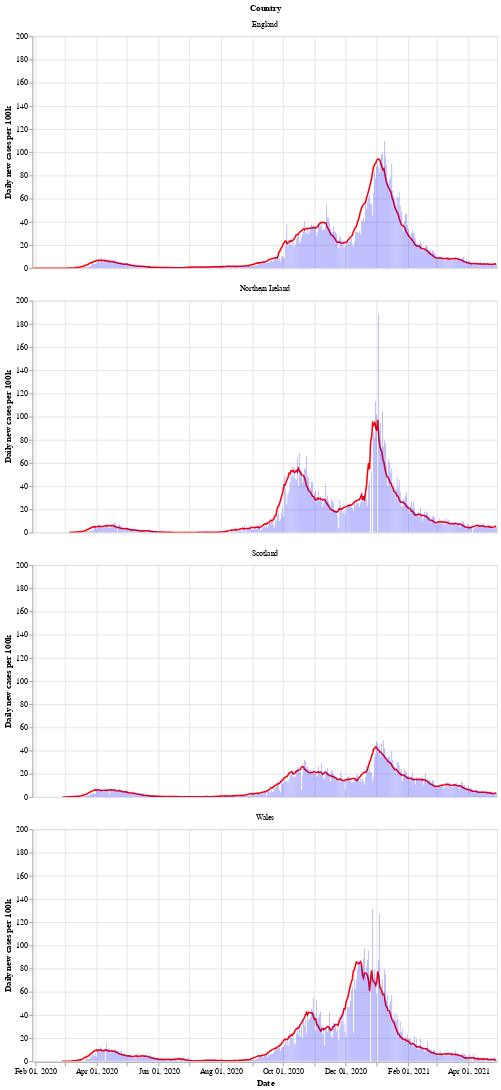

Notebook code for this chart:
### Markdown cell above
Next is a bar chart of the number of new cases in each country (per 100k population), with the 7 day moving average of cases. Again we see that Wales saw a longer period of raising and falling cases compared to the other countries.

After a period of cases falling, each nation is now seeing a rise in the number of cases - especially in Wales.

### Code cell
# collapse
bars = alt.Chart(uk_cases).mark_bar().encode(
    x=alt.X("yearmonthdate(date):T", axis=alt.Axis(title='Date')),
    y=alt.Y("newCasesRate:Q", axis=alt.Axis(title='Daily new cases per 100k')),
    tooltip='newCasesRate',
    color=alt.condition(
        alt.datum.dailyChange > 0,
        alt.value("orange"),  # The positive color
        alt.value("blue")  # The negative color
    )
).properties(title='New cases per 100k population with rolling 7 day average', width=600).interactive()
line = alt.Chart(uk_cases).mark_line(
    color='red',
    size=2,
).transform_window(
    rolling_mean='mean(newCasesRate)',
    frame=[0, 7],
    groupby=['areaName']
).encode(
    x='yearmonthdate(date):T',
    y='rolling_mean:Q'
)
alt.layer(line, bars, data=uk_cases).facet(alt.Row('areaName', title='Country'), columns=1)

### Figure 1 — Vega-Lite specification as saved in the notebook (floating-point values rounded to 4 significant figures; data arrays with more than 128 entries replaced by an {"elided": "..."} marker saying what was removed)
{"config": {"view": {"continuousWidth": 400, "continuousHeight": 300}}, "data": {"name": "data-148bb727f53daa081a5586965e0f93aa"}, "facet": {"type": "nominal", "field": "areaName", "title": "Country"}, "spec": {"layer": [{"mark": {"type": "line", "color": "red", "size": 2}, "encoding": {"x": {"type": "temporal", "field": "date", "timeUnit": "yearmonthdate"}, "y": {"type": "quantitative", "field": "rolling_mean"}}, "transform": [{"window": [{"op": "mean", "field": "newCasesRate", "as": "rolling_mean"}], "frame": [0, 7], "groupby": ["areaName"]}]}, {"mark": "bar", "encoding": {"color": {"condition": {"value": "orange", "test": "(datum.dailyChange > 0)"}, "value": "blue"}, "tooltip": {"type": "quantitative", "field": "newCasesRate"}, "x": {"type": "temporal", "axis": {"title": "Date"}, "field": "date", "timeUnit": "yearmonthdate"}, "y": {"type": "quantitative", "axis": {"title": "Daily new cases per 100k"}, "field": "newCasesRate"}}, "selection": {"selector002": {"type": "interval", "bind": "scales", "encodings": ["x", "y"]}}, "title": "New cases per 100k population with rolling 7 day average", "width": 600}]}, "columns": 1, "$schema": "https://vega.github.io/schema/vega-lite/v4.8.1.json", "datasets": {"data-148bb727f53daa081a5586965e0f93aa": {"elided": "1728 records"}}}
